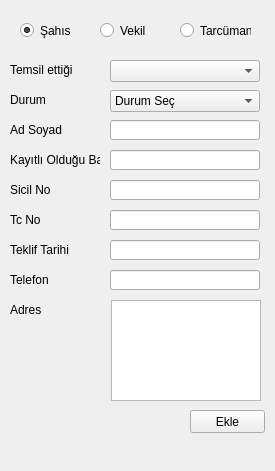
<?xml version="1.0" encoding="UTF-8"?>
<ui version="4.0">
 <class>Dialog</class>
 <widget class="QDialog" name="Dialog">
  <property name="geometry">
   <rect>
    <x>0</x>
    <y>0</y>
    <width>275</width>
    <height>471</height>
   </rect>
  </property>
  <property name="windowTitle">
   <string>Dialog</string>
  </property>
  <widget class="QWidget" name="horizontalLayoutWidget">
   <property name="geometry">
    <rect>
     <x>10</x>
     <y>20</y>
     <width>251</width>
     <height>21</height>
    </rect>
   </property>
   <layout class="QHBoxLayout" name="horizontalLayout">
    <property name="spacing">
     <number>10</number>
    </property>
    <property name="leftMargin">
     <number>5</number>
    </property>
    <property name="topMargin">
     <number>1</number>
    </property>
    <property name="rightMargin">
     <number>1</number>
    </property>
   </layout>
  </widget>
  <widget class="QRadioButton" name="radioButton_2">
   <property name="geometry">
    <rect>
     <x>100</x>
     <y>20</y>
     <width>71</width>
     <height>21</height>
    </rect>
   </property>
   <property name="text">
    <string>Vekil</string>
   </property>
  </widget>
  <widget class="QRadioButton" name="radioButton">
   <property name="geometry">
    <rect>
     <x>20</x>
     <y>20</y>
     <width>71</width>
     <height>21</height>
    </rect>
   </property>
   <property name="text">
    <string>Şahıs</string>
   </property>
   <property name="checked">
    <bool>true</bool>
   </property>
  </widget>
  <widget class="QRadioButton" name="radioButton_3">
   <property name="geometry">
    <rect>
     <x>180</x>
     <y>20</y>
     <width>71</width>
     <height>21</height>
    </rect>
   </property>
   <property name="text">
    <string>Tarcüman</string>
   </property>
  </widget>
  <widget class="QStackedWidget" name="stackedWidget">
   <property name="geometry">
    <rect>
     <x>10</x>
     <y>40</y>
     <width>291</width>
     <height>451</height>
    </rect>
   </property>
   <property name="mouseTracking">
    <bool>false</bool>
   </property>
   <property name="contextMenuPolicy">
    <enum>Qt::DefaultContextMenu</enum>
   </property>
   <property name="currentIndex">
    <number>1</number>
   </property>
   <widget class="QWidget" name="page">
    <widget class="QLabel" name="label">
     <property name="geometry">
      <rect>
       <x>0</x>
       <y>10</y>
       <width>90</width>
       <height>20</height>
      </rect>
     </property>
     <property name="text">
      <string>Ad Soyad</string>
     </property>
    </widget>
    <widget class="QLineEdit" name="lineEdit_3">
     <property name="geometry">
      <rect>
       <x>70</x>
       <y>100</y>
       <width>182</width>
       <height>20</height>
      </rect>
     </property>
    </widget>
    <widget class="QComboBox" name="comboBox_2">
     <property name="geometry">
      <rect>
       <x>70</x>
       <y>220</y>
       <width>182</width>
       <height>22</height>
      </rect>
     </property>
     <item>
      <property name="text">
       <string>Cinsiyet</string>
      </property>
     </item>
     <item>
      <property name="text">
       <string>Kadın</string>
      </property>
     </item>
     <item>
      <property name="text">
       <string>Erkek</string>
      </property>
     </item>
    </widget>
    <widget class="QLineEdit" name="lineEdit_5">
     <property name="geometry">
      <rect>
       <x>70</x>
       <y>160</y>
       <width>182</width>
       <height>20</height>
      </rect>
     </property>
    </widget>
    <widget class="QLabel" name="label_9">
     <property name="geometry">
      <rect>
       <x>0</x>
       <y>312</y>
       <width>90</width>
       <height>20</height>
      </rect>
     </property>
     <property name="text">
      <string>Adres</string>
     </property>
    </widget>
    <widget class="QLabel" name="label_7">
     <property name="geometry">
      <rect>
       <x>0</x>
       <y>190</y>
       <width>90</width>
       <height>20</height>
      </rect>
     </property>
     <property name="text">
      <string>Doğum Tarihi</string>
     </property>
    </widget>
    <widget class="QLabel" name="label_3">
     <property name="geometry">
      <rect>
       <x>0</x>
       <y>70</y>
       <width>90</width>
       <height>20</height>
      </rect>
     </property>
     <property name="text">
      <string>TC No</string>
     </property>
    </widget>
    <widget class="QLineEdit" name="lineEdit_2">
     <property name="geometry">
      <rect>
       <x>70</x>
       <y>70</y>
       <width>182</width>
       <height>20</height>
      </rect>
     </property>
    </widget>
    <widget class="QLineEdit" name="lineEdit_4">
     <property name="geometry">
      <rect>
       <x>70</x>
       <y>130</y>
       <width>182</width>
       <height>20</height>
      </rect>
     </property>
    </widget>
    <widget class="QLineEdit" name="lineEdit">
     <property name="geometry">
      <rect>
       <x>70</x>
       <y>10</y>
       <width>182</width>
       <height>20</height>
      </rect>
     </property>
    </widget>
    <widget class="QLabel" name="label_5">
     <property name="geometry">
      <rect>
       <x>0</x>
       <y>130</y>
       <width>90</width>
       <height>20</height>
      </rect>
     </property>
     <property name="text">
      <string>Anne Adı</string>
     </property>
    </widget>
    <widget class="QLabel" name="label_4">
     <property name="geometry">
      <rect>
       <x>0</x>
       <y>100</y>
       <width>90</width>
       <height>20</height>
      </rect>
     </property>
     <property name="text">
      <string>Baba Adı</string>
     </property>
    </widget>
    <widget class="QLineEdit" name="lineEdit_7">
     <property name="geometry">
      <rect>
       <x>70</x>
       <y>250</y>
       <width>182</width>
       <height>20</height>
      </rect>
     </property>
     <property name="text">
      <string/>
     </property>
    </widget>
    <widget class="QLabel" name="label_12">
     <property name="geometry">
      <rect>
       <x>0</x>
       <y>220</y>
       <width>90</width>
       <height>20</height>
      </rect>
     </property>
     <property name="text">
      <string>Cinsiyet</string>
     </property>
    </widget>
    <widget class="QLineEdit" name="lineEdit_6">
     <property name="geometry">
      <rect>
       <x>70</x>
       <y>190</y>
       <width>182</width>
       <height>20</height>
      </rect>
     </property>
     <property name="text">
      <string/>
     </property>
    </widget>
    <widget class="QLabel" name="label_6">
     <property name="geometry">
      <rect>
       <x>0</x>
       <y>160</y>
       <width>90</width>
       <height>20</height>
      </rect>
     </property>
     <property name="text">
      <string>Doğum Yeri</string>
     </property>
    </widget>
    <widget class="QTextEdit" name="textEdit">
     <property name="geometry">
      <rect>
       <x>70</x>
       <y>312</y>
       <width>181</width>
       <height>91</height>
      </rect>
     </property>
    </widget>
    <widget class="QLabel" name="label_2">
     <property name="geometry">
      <rect>
       <x>0</x>
       <y>40</y>
       <width>90</width>
       <height>20</height>
      </rect>
     </property>
     <property name="text">
      <string>Taraf</string>
     </property>
    </widget>
    <widget class="QLabel" name="label_8">
     <property name="geometry">
      <rect>
       <x>0</x>
       <y>250</y>
       <width>90</width>
       <height>20</height>
      </rect>
     </property>
     <property name="text">
      <string>Telefon</string>
     </property>
    </widget>
    <widget class="QComboBox" name="comboBox">
     <property name="geometry">
      <rect>
       <x>70</x>
       <y>40</y>
       <width>182</width>
       <height>22</height>
      </rect>
     </property>
     <item>
      <property name="text">
       <string>Taraf Seç</string>
      </property>
     </item>
     <item>
      <property name="text">
       <string>Mağdur / Katılan</string>
      </property>
     </item>
     <item>
      <property name="text">
       <string>Mağdur/Katılan'ın Kanuni Temsilcisi</string>
      </property>
     </item>
     <item>
      <property name="text">
       <string>Suçtan Zarar Gören</string>
      </property>
     </item>
     <item>
      <property name="text">
       <string>Suçtan Zarar Görenin Kanuni Temsilcisi</string>
      </property>
     </item>
     <item>
      <property name="text">
       <string>Şüpheli / Sanık</string>
      </property>
     </item>
     <item>
      <property name="text">
       <string>Şüpheli Sanığın Kanuni Temsilcisi</string>
      </property>
     </item>
     <item>
      <property name="text">
       <string>Müşteki Şüpheli</string>
      </property>
     </item>
     <item>
      <property name="text">
       <string>Müşteki Şüphelinin Kanuni Temsilcisi</string>
      </property>
     </item>
    </widget>
    <widget class="QPushButton" name="pushButton">
     <property name="geometry">
      <rect>
       <x>176</x>
       <y>410</y>
       <width>75</width>
       <height>23</height>
      </rect>
     </property>
     <property name="text">
      <string>Ekle</string>
     </property>
    </widget>
    <widget class="QComboBox" name="comboBox_5">
     <property name="geometry">
      <rect>
       <x>70</x>
       <y>280</y>
       <width>182</width>
       <height>22</height>
      </rect>
     </property>
     <item>
      <property name="text">
       <string>Normal Tc Adresi</string>
      </property>
     </item>
     <item>
      <property name="text">
       <string>Göstermelik Tc Adresi</string>
      </property>
     </item>
     <item>
      <property name="text">
       <string>Yabancı Ülke Adresi</string>
      </property>
     </item>
    </widget>
    <widget class="QLabel" name="label_20">
     <property name="geometry">
      <rect>
       <x>0</x>
       <y>280</y>
       <width>90</width>
       <height>20</height>
      </rect>
     </property>
     <property name="text">
      <string>Adres Türü</string>
     </property>
    </widget>
   </widget>
   <widget class="QWidget" name="page_2">
    <widget class="QLabel" name="label_10">
     <property name="geometry">
      <rect>
       <x>0</x>
       <y>20</y>
       <width>90</width>
       <height>20</height>
      </rect>
     </property>
     <property name="text">
      <string>Temsil ettiği</string>
     </property>
    </widget>
    <widget class="QComboBox" name="comboBox_3">
     <property name="geometry">
      <rect>
       <x>100</x>
       <y>20</y>
       <width>150</width>
       <height>22</height>
      </rect>
     </property>
    </widget>
    <widget class="QLabel" name="label_15">
     <property name="geometry">
      <rect>
       <x>0</x>
       <y>230</y>
       <width>90</width>
       <height>20</height>
      </rect>
     </property>
     <property name="text">
      <string>Telefon</string>
     </property>
    </widget>
    <widget class="QLabel" name="label_14">
     <property name="geometry">
      <rect>
       <x>0</x>
       <y>170</y>
       <width>90</width>
       <height>20</height>
      </rect>
     </property>
     <property name="text">
      <string>Tc No</string>
     </property>
    </widget>
    <widget class="QLineEdit" name="lineEdit_8">
     <property name="geometry">
      <rect>
       <x>100</x>
       <y>110</y>
       <width>150</width>
       <height>20</height>
      </rect>
     </property>
     <property name="text">
      <string/>
     </property>
    </widget>
    <widget class="QLabel" name="label_16">
     <property name="geometry">
      <rect>
       <x>0</x>
       <y>260</y>
       <width>90</width>
       <height>20</height>
      </rect>
     </property>
     <property name="text">
      <string>Adres</string>
     </property>
    </widget>
    <widget class="QLineEdit" name="lineEdit_9">
     <property name="geometry">
      <rect>
       <x>100</x>
       <y>170</y>
       <width>150</width>
       <height>20</height>
      </rect>
     </property>
     <property name="text">
      <string/>
     </property>
    </widget>
    <widget class="QLineEdit" name="lineEdit_10">
     <property name="geometry">
      <rect>
       <x>100</x>
       <y>230</y>
       <width>150</width>
       <height>20</height>
      </rect>
     </property>
     <property name="text">
      <string/>
     </property>
    </widget>
    <widget class="QLabel" name="label_13">
     <property name="geometry">
      <rect>
       <x>0</x>
       <y>110</y>
       <width>90</width>
       <height>20</height>
      </rect>
     </property>
     <property name="text">
      <string>Kayıtlı Olduğu Baro</string>
     </property>
    </widget>
    <widget class="QTextEdit" name="textEdit_2">
     <property name="geometry">
      <rect>
       <x>101</x>
       <y>260</y>
       <width>150</width>
       <height>101</height>
      </rect>
     </property>
    </widget>
    <widget class="QPushButton" name="pushButton_2">
     <property name="geometry">
      <rect>
       <x>180</x>
       <y>370</y>
       <width>75</width>
       <height>23</height>
      </rect>
     </property>
     <property name="text">
      <string>Ekle</string>
     </property>
    </widget>
    <widget class="QLabel" name="label_21">
     <property name="geometry">
      <rect>
       <x>0</x>
       <y>200</y>
       <width>90</width>
       <height>20</height>
      </rect>
     </property>
     <property name="text">
      <string>Teklif Tarihi</string>
     </property>
    </widget>
    <widget class="QLineEdit" name="lineEdit_13">
     <property name="geometry">
      <rect>
       <x>100</x>
       <y>200</y>
       <width>150</width>
       <height>20</height>
      </rect>
     </property>
     <property name="text">
      <string/>
     </property>
    </widget>
    <widget class="QLabel" name="label_22">
     <property name="geometry">
      <rect>
       <x>0</x>
       <y>140</y>
       <width>71</width>
       <height>20</height>
      </rect>
     </property>
     <property name="text">
      <string>Sicil No</string>
     </property>
    </widget>
    <widget class="QLineEdit" name="lineEdit_14">
     <property name="geometry">
      <rect>
       <x>100</x>
       <y>140</y>
       <width>150</width>
       <height>20</height>
      </rect>
     </property>
     <property name="text">
      <string/>
     </property>
    </widget>
    <widget class="QLabel" name="label_45">
     <property name="geometry">
      <rect>
       <x>0</x>
       <y>50</y>
       <width>90</width>
       <height>20</height>
      </rect>
     </property>
     <property name="text">
      <string>Durum</string>
     </property>
    </widget>
    <widget class="QComboBox" name="comboBox_11">
     <property name="geometry">
      <rect>
       <x>100</x>
       <y>50</y>
       <width>150</width>
       <height>22</height>
      </rect>
     </property>
     <item>
      <property name="text">
       <string>Durum Seç</string>
      </property>
     </item>
     <item>
      <property name="text">
       <string>Müdafi</string>
      </property>
     </item>
     <item>
      <property name="text">
       <string>Vekil</string>
      </property>
     </item>
    </widget>
    <widget class="QLabel" name="label_46">
     <property name="geometry">
      <rect>
       <x>0</x>
       <y>80</y>
       <width>90</width>
       <height>20</height>
      </rect>
     </property>
     <property name="text">
      <string>Ad Soyad</string>
     </property>
    </widget>
    <widget class="QLineEdit" name="lineEdit_29">
     <property name="geometry">
      <rect>
       <x>100</x>
       <y>80</y>
       <width>150</width>
       <height>20</height>
      </rect>
     </property>
     <property name="text">
      <string/>
     </property>
    </widget>
   </widget>
   <widget class="QWidget" name="page_3">
    <widget class="QComboBox" name="comboBox_4">
     <property name="geometry">
      <rect>
       <x>70</x>
       <y>20</y>
       <width>182</width>
       <height>22</height>
      </rect>
     </property>
    </widget>
    <widget class="QLabel" name="label_11">
     <property name="geometry">
      <rect>
       <x>0</x>
       <y>20</y>
       <width>90</width>
       <height>20</height>
      </rect>
     </property>
     <property name="text">
      <string>Temsil ettiği</string>
     </property>
    </widget>
    <widget class="QLabel" name="label_17">
     <property name="geometry">
      <rect>
       <x>0</x>
       <y>50</y>
       <width>90</width>
       <height>20</height>
      </rect>
     </property>
     <property name="text">
      <string>Ad Soyad</string>
     </property>
    </widget>
    <widget class="QLabel" name="label_18">
     <property name="geometry">
      <rect>
       <x>0</x>
       <y>80</y>
       <width>90</width>
       <height>20</height>
      </rect>
     </property>
     <property name="text">
      <string>TC No</string>
     </property>
    </widget>
    <widget class="QTextEdit" name="textEdit_3">
     <property name="geometry">
      <rect>
       <x>70</x>
       <y>120</y>
       <width>182</width>
       <height>71</height>
      </rect>
     </property>
    </widget>
    <widget class="QLineEdit" name="lineEdit_11">
     <property name="geometry">
      <rect>
       <x>70</x>
       <y>50</y>
       <width>182</width>
       <height>20</height>
      </rect>
     </property>
     <property name="text">
      <string/>
     </property>
    </widget>
    <widget class="QLabel" name="label_19">
     <property name="geometry">
      <rect>
       <x>0</x>
       <y>110</y>
       <width>90</width>
       <height>20</height>
      </rect>
     </property>
     <property name="text">
      <string>Adres</string>
     </property>
    </widget>
    <widget class="QLineEdit" name="lineEdit_12">
     <property name="geometry">
      <rect>
       <x>70</x>
       <y>80</y>
       <width>182</width>
       <height>20</height>
      </rect>
     </property>
     <property name="text">
      <string/>
     </property>
    </widget>
    <widget class="QPushButton" name="pushButton_3">
     <property name="geometry">
      <rect>
       <x>180</x>
       <y>200</y>
       <width>75</width>
       <height>23</height>
      </rect>
     </property>
     <property name="text">
      <string>Ekle</string>
     </property>
    </widget>
   </widget>
  </widget>
 </widget>
 <resources/>
 <connections>
  <connection>
   <sender>radioButton</sender>
   <signal>clicked()</signal>
   <receiver>stackedWidget</receiver>
   <slot>update()</slot>
   <hints>
    <hint type="sourcelabel">
     <x>61</x>
     <y>36</y>
    </hint>
    <hint type="destinationlabel">
     <x>46</x>
     <y>43</y>
    </hint>
   </hints>
  </connection>
  <connection>
   <sender>radioButton_2</sender>
   <signal>clicked()</signal>
   <receiver>stackedWidget</receiver>
   <slot>update()</slot>
   <hints>
    <hint type="sourcelabel">
     <x>113</x>
     <y>32</y>
    </hint>
    <hint type="destinationlabel">
     <x>34</x>
     <y>43</y>
    </hint>
   </hints>
  </connection>
  <connection>
   <sender>radioButton_3</sender>
   <signal>clicked()</signal>
   <receiver>stackedWidget</receiver>
   <slot>update()</slot>
   <hints>
    <hint type="sourcelabel">
     <x>199</x>
     <y>27</y>
    </hint>
    <hint type="destinationlabel">
     <x>225</x>
     <y>45</y>
    </hint>
   </hints>
  </connection>
 </connections>
</ui>
